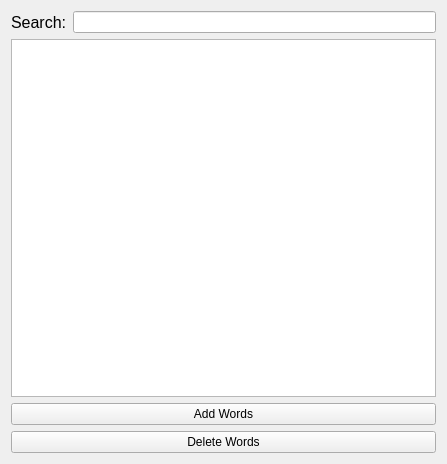
<?xml version="1.0" encoding="UTF-8"?>
<ui version="4.0">
 <class>DictionaryWindow</class>
 <widget class="QWidget" name="DictionaryWindow">
  <property name="windowModality">
   <enum>Qt::ApplicationModal</enum>
  </property>
  <property name="geometry">
   <rect>
    <x>0</x>
    <y>0</y>
    <width>447</width>
    <height>464</height>
   </rect>
  </property>
  <property name="windowTitle">
   <string>Dictionary</string>
  </property>
  <layout class="QVBoxLayout" name="verticalLayout">
   <property name="sizeConstraint">
    <enum>QLayout::SetMaximumSize</enum>
   </property>
   <item>
    <layout class="QHBoxLayout" name="horizontalLayout_3">
     <item>
      <widget class="QLabel" name="label">
       <property name="font">
        <font>
         <pointsize>12</pointsize>
         <italic>false</italic>
        </font>
       </property>
       <property name="text">
        <string>Search:</string>
       </property>
      </widget>
     </item>
     <item>
      <widget class="SuperEdit" name="findEdit"/>
     </item>
    </layout>
   </item>
   <item>
    <widget class="QTableView" name="dictTableView">
     <property name="editTriggers">
      <set>QAbstractItemView::AllEditTriggers</set>
     </property>
     <property name="alternatingRowColors">
      <bool>true</bool>
     </property>
     <property name="selectionMode">
      <enum>QAbstractItemView::SingleSelection</enum>
     </property>
     <property name="selectionBehavior">
      <enum>QAbstractItemView::SelectItems</enum>
     </property>
     <attribute name="horizontalHeaderDefaultSectionSize">
      <number>300</number>
     </attribute>
     <attribute name="verticalHeaderVisible">
      <bool>false</bool>
     </attribute>
    </widget>
   </item>
   <item>
    <layout class="QVBoxLayout" name="verticalLayout_2">
     <item>
      <widget class="QPushButton" name="addWordsButton">
       <property name="text">
        <string>Add Words</string>
       </property>
      </widget>
     </item>
     <item>
      <widget class="QPushButton" name="deleteWordsButton">
       <property name="text">
        <string>Delete Words</string>
       </property>
      </widget>
     </item>
    </layout>
   </item>
  </layout>
 </widget>
 <customwidgets>
  <customwidget>
   <class>SuperEdit</class>
   <extends>QLineEdit</extends>
   <header>superedit.h</header>
  </customwidget>
 </customwidgets>
 <resources/>
 <connections/>
</ui>
